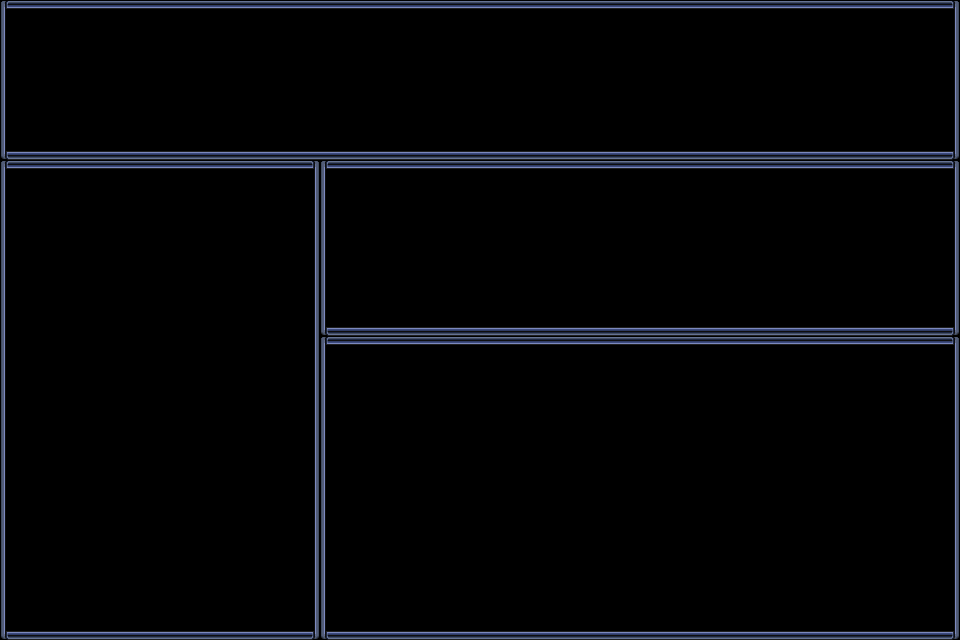

Below is a game level as drawn by its tile map, then a one-line description and the .tmx that defines it (tile-layer data replaced by summaries):
An orthogonal 60x40 tile map with 16x16 px tiles, 2 tile layers (behind, bront).

<map version="1.0" orientation="orthogonal" width="60" height="40" tilewidth="16" tileheight="16">
 <tileset firstgid="1" name="Window_b_00" tilewidth="16" tileheight="16">
  <image source="Window_b_00.png" width="128" height="128" />
 </tileset>
 <layer name="behind" width="60" height="40" opacity="0.63">
  <data>[2400 cells, 2400 non-empty, 1 distinct tile ids]</data>
 </layer>
 <layer name="bront" width="60" height="40">
  <data>[2400 cells, 444 non-empty, 11 distinct tile ids]</data>
 </layer>
</map>
